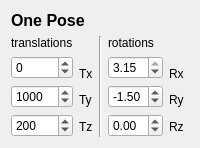
           <widget class="QWidget" name="Pagina_OnePose">
            <attribute name="title">
             <string>Pose</string>
            </attribute>
            <layout class="QGridLayout" name="gridLayout_2">
             <item row="0" column="0">
              <layout class="QVBoxLayout" name="OnePose_Layout1">
               <item>
                <widget class="QLabel" name="label15">
                 <property name="font">
                  <font>
                   <pointsize>12</pointsize>
                   <weight>75</weight>
                   <bold>true</bold>
                  </font>
                 </property>
                 <property name="text">
                  <string>One Pose</string>
                 </property>
                </widget>
               </item>
               <item>
                <layout class="QHBoxLayout" name="OnePose_Layout2">
                 <item>
                  <layout class="QHBoxLayout" name="OnePose_Layout3">
                   <item>
                    <layout class="QVBoxLayout" name="OnePose_Layout5">
                     <item>
                      <widget class="QLabel" name="label9">
                       <property name="text">
                        <string>translations</string>
                       </property>
                      </widget>
                     </item>
                     <item>
                      <widget class="QSpinBox" name="poseTX">
                       <property name="minimum">
                        <number>-5000</number>
                       </property>
                       <property name="maximum">
                        <number>5000</number>
                       </property>
                      </widget>
                     </item>
                     <item>
                      <widget class="QSpinBox" name="poseTY">
                       <property name="minimum">
                        <number>-5000</number>
                       </property>
                       <property name="maximum">
                        <number>5000</number>
                       </property>
                       <property name="value">
                        <number>1000</number>
                       </property>
                      </widget>
                     </item>
                     <item>
                      <widget class="QSpinBox" name="poseTZ">
                       <property name="minimum">
                        <number>-5000</number>
                       </property>
                       <property name="maximum">
                        <number>5000</number>
                       </property>
                       <property name="value">
                        <number>200</number>
                       </property>
                      </widget>
                     </item>
                    </layout>
                   </item>
                   <item>
                    <layout class="QVBoxLayout" name="OnePose_Layout4">
                     <item>
                      <widget class="QLabel" name="label6">
                       <property name="text">
                        <string/>
                       </property>
                      </widget>
                     </item>
                     <item>
                      <widget class="QLabel" name="label5">
                       <property name="text">
                        <string>Tx</string>
                       </property>
                      </widget>
                     </item>
                     <item>
                      <widget class="QLabel" name="label7">
                       <property name="text">
                        <string>Ty</string>
                       </property>
                      </widget>
                     </item>
                     <item>
                      <widget class="QLabel" name="label8">
                       <property name="text">
                        <string>Tz</string>
                       </property>
                      </widget>
                     </item>
                    </layout>
                   </item>
                  </layout>
                 </item>
                 <item>
                  <widget class="Line" name="line2">
                   <property name="orientation">
                    <enum>Qt::Vertical</enum>
                   </property>
                  </widget>
                 </item>
                 <item>
                  <layout class="QHBoxLayout" name="OnePose_Layout6">
                   <item>
                    <layout class="QHBoxLayout" name="OnePose_Layout8">
                     <item>
                      <layout class="QVBoxLayout" name="OnePose_Layout9">
                       <item>
                        <widget class="QLabel" name="label14">
                         <property name="text">
                          <string>rotations</string>
                         </property>
                        </widget>
                       </item>
                       <item>
                        <widget class="QDoubleSpinBox" name="poseRX">
                         <property name="minimum">
                          <double>-3.150000000000000</double>
                         </property>
                         <property name="maximum">
                          <double>3.150000000000000</double>
                         </property>
                         <property name="singleStep">
                          <double>5.000000000000000</double>
                         </property>
                         <property name="value">
                          <double>3.150000000000000</double>
                         </property>
                        </widget>
                       </item>
                       <item>
                        <widget class="QDoubleSpinBox" name="poseRY">
                         <property name="minimum">
                          <double>-3.150000000000000</double>
                         </property>
                         <property name="maximum">
                          <double>3.150000000000000</double>
                         </property>
                         <property name="singleStep">
                          <double>0.050000000000000</double>
                         </property>
                         <property name="value">
                          <double>-1.500000000000000</double>
                         </property>
                        </widget>
                       </item>
                       <item>
                        <widget class="QDoubleSpinBox" name="poseRZ">
                         <property name="minimum">
                          <double>-3.150000000000000</double>
                         </property>
                         <property name="maximum">
                          <double>3.150000000000000</double>
                         </property>
                         <property name="singleStep">
                          <double>0.050000000000000</double>
                         </property>
                        </widget>
                       </item>
                      </layout>
                     </item>
                    </layout>
                   </item>
                   <item>
                    <layout class="QVBoxLayout" name="OnePose_Layout7">
                     <item>
                      <widget class="QLabel" name="label11">
                       <property name="text">
                        <string/>
                       </property>
                      </widget>
                     </item>
                     <item>
                      <widget class="QLabel" name="label10">
                       <property name="text">
                        <string>Rx</string>
                       </property>
                      </widget>
                     </item>
                     <item>
                      <widget class="QLabel" name="label12">
                       <property name="text">
                        <string>Ry</string>
                       </property>
                      </widget>
                     </item>
                     <item>
                      <widget class="QLabel" name="label13">
                       <property name="text">
                        <string>Rz</string>
                       </property>
                      </widget>
                     </item>
                    </layout>
                   </item>
                  </layout>
                 </item>
                </layout>
               </item>
              </layout>
             </item>
            </layout>
           </widget>
